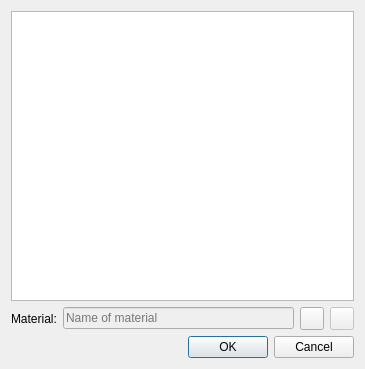
<?xml version="1.0" encoding="UTF-8"?>
<ui version="4.0">
 <class>DialogKnownMaterials</class>
 <widget class="QDialog" name="DialogKnownMaterials">
  <property name="geometry">
   <rect>
    <x>0</x>
    <y>0</y>
    <width>365</width>
    <height>369</height>
   </rect>
  </property>
  <property name="windowTitle">
   <string>Known materials</string>
  </property>
  <property name="windowIcon">
   <iconset resource="../../../libs/vmisc/share/resources/icon.qrc">
    <normaloff>:/icon/64x64/icon64x64.png</normaloff>:/icon/64x64/icon64x64.png</iconset>
  </property>
  <layout class="QVBoxLayout" name="verticalLayout">
   <item>
    <widget class="QListWidget" name="listWidget">
     <property name="enabled">
      <bool>true</bool>
     </property>
    </widget>
   </item>
   <item>
    <layout class="QHBoxLayout" name="horizontalLayout">
     <item>
      <widget class="QLabel" name="label">
       <property name="text">
        <string>Material:</string>
       </property>
      </widget>
     </item>
     <item>
      <widget class="VLineEdit" name="lineEditMaterial">
       <property name="enabled">
        <bool>false</bool>
       </property>
       <property name="sizePolicy">
        <sizepolicy hsizetype="Expanding" vsizetype="Fixed">
         <horstretch>1</horstretch>
         <verstretch>0</verstretch>
        </sizepolicy>
       </property>
       <property name="placeholderText">
        <string>Name of material</string>
       </property>
      </widget>
     </item>
     <item>
      <spacer name="horizontalSpacer">
       <property name="orientation">
        <enum>Qt::Horizontal</enum>
       </property>
       <property name="sizeHint" stdset="0">
        <size>
         <width>0</width>
         <height>20</height>
        </size>
       </property>
      </spacer>
     </item>
     <item>
      <widget class="QToolButton" name="toolButtonAdd">
       <property name="text">
        <string notr="true"></string>
       </property>
       <property name="icon">
        <iconset theme="list-add">
         <normaloff>.</normaloff>.</iconset>
       </property>
      </widget>
     </item>
     <item>
      <widget class="QToolButton" name="toolButtonRemove">
       <property name="enabled">
        <bool>false</bool>
       </property>
       <property name="text">
        <string notr="true"></string>
       </property>
       <property name="icon">
        <iconset theme="list-remove">
         <normaloff>.</normaloff>.</iconset>
       </property>
      </widget>
     </item>
    </layout>
   </item>
   <item>
    <widget class="QDialogButtonBox" name="buttonBox">
     <property name="orientation">
      <enum>Qt::Horizontal</enum>
     </property>
     <property name="standardButtons">
      <set>QDialogButtonBox::Cancel|QDialogButtonBox::Ok</set>
     </property>
    </widget>
   </item>
  </layout>
 </widget>
 <customwidgets>
  <customwidget>
   <class>VLineEdit</class>
   <extends>QLineEdit</extends>
   <header>../vwidgets/vlineedit.h</header>
  </customwidget>
 </customwidgets>
 <resources>
  <include location="../../../libs/vmisc/share/resources/icon.qrc"/>
 </resources>
 <connections>
  <connection>
   <sender>buttonBox</sender>
   <signal>accepted()</signal>
   <receiver>DialogKnownMaterials</receiver>
   <slot>accept()</slot>
   <hints>
    <hint type="sourcelabel">
     <x>248</x>
     <y>254</y>
    </hint>
    <hint type="destinationlabel">
     <x>157</x>
     <y>274</y>
    </hint>
   </hints>
  </connection>
  <connection>
   <sender>buttonBox</sender>
   <signal>rejected()</signal>
   <receiver>DialogKnownMaterials</receiver>
   <slot>reject()</slot>
   <hints>
    <hint type="sourcelabel">
     <x>316</x>
     <y>260</y>
    </hint>
    <hint type="destinationlabel">
     <x>286</x>
     <y>274</y>
    </hint>
   </hints>
  </connection>
 </connections>
</ui>
